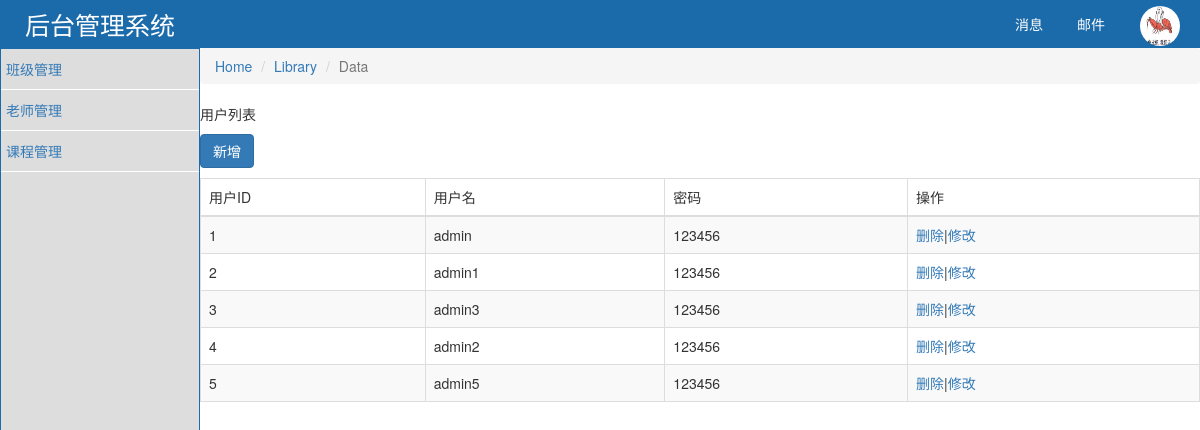
The page /classes/user on the database as committed earlier.
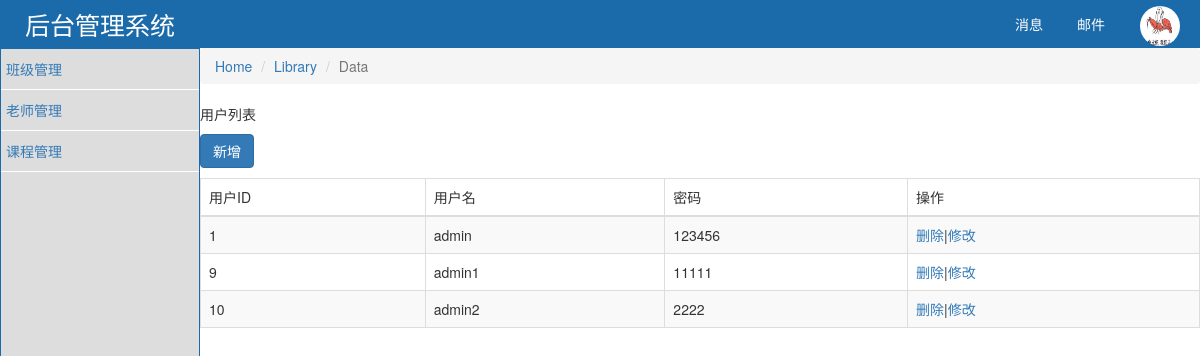
The same page on the database as committed later.
### classes/models.py (models this page shows)
class UserInfo(models.Model):
    nid = models.BigAutoField(primary_key=True)
    username = models.CharField(max_length=32)
    password = models.CharField(max_length=64)

### classes/views.py (the view)
def user(request):
    if request.method == 'GET':
        users = UserInfo.objects.all()
        return render(request, 'user.html', {'users': users})

### classes/templates/user.html (shortened to what this page needs)
{% extends 'base.html' %}
{% block xx %}
    <div style="width: 1000px;margin: auto">
        <p>用户列表</p>
        <div style="margin: 10px 0;">
        <a class="btn btn-primary" href="/classes/add_user/">新增</a>
        </div>
        <table class="table table-bordered table-striped table-hover">
            <thead>
                <tr>
                    <td>用户ID</td>
                    <td>用户名</td>
                    <td>密码</td>
                    <td>操作</td>
                </tr>
            </thead>
            <tbody>
                {% for user in users %}
                    <tr>
                        <td>{{ user.nid }}</td>
                        <td>{{ user.username }}</td>
                        <td>{{ user.password }}</td>
                        <td><a href="/classes/del_user/?nid={{ user.nid }}">删除</a>|<a href="/classes/edit_user/?nid={{ user.nid }}">修改</a></td>
                    </tr>
                {% endfor %}
            </tbody>
        </table>
    </div>
{% endblock %}

### classes/templates/base.html (shortened to what this page needs)
<!DOCTYPE html>
<html lang="en">
<head>
    <link rel="stylesheet" href="/static/plugins/bootstrap-3.3.7-dist/css/bootstrap.css"/>
    <link rel="stylesheet" href="/static/classes.css">
</head>
<body>
    <div class="pg-header">
        <div class="logo left">后台管理系统</div>
        <div class="avatar right" style="position: relative;">
            <img style="height: 40px;width: 40px" src="/static/images/timg.jpg">
        </div>
        <div class="rmenus right">
            <a>消息</a>
            <a>邮件</a>
        </div>
    </div>
    <div class="pg-body">
        <div class="menus" >
            <a>班级管理</a>
            <a>老师管理</a>
            <a>课程管理</a>
        </div>
    </div>
    <div class="content">
        <ol class="breadcrumb">
          <li><a href="#">Home</a></li>
          <li><a href="#">Library</a></li>
          <li class="active">Data</li>
        </ol>
        {% block xx %}{% endblock %}
    </div>
</body>
</html>

### static/classes.css (style rules this page uses)
body { margin: 0; }
.left { float: left; }
.right { float: right; }
.pg-header { background: #1B6AAA; height: 48px; min-width: 1190px; line-height: 48px; }
.pg-header .logo { color: white; font-size: 25px; width: 200px; text-align: center; }
.pg-header .rmenus a { color: white; display: inline-block; padding: 0 15px; }
.pg-header .avatar { padding: 0 20px; }
.pg-header .avatar img { border-radius: 50%; }
.menus { width: 200px; position: absolute; top: 48px; left: 0; bottom: 0; border: 1px solid #1B6AAA; background-color: #dddddd; }
.content { min-width: 990px; position: absolute; top: 48px; left: 200px; bottom: 0; right: 0; overflow: scroll; z-index: 99; }
.pg-body .menus a { display: block; padding: 10px 5px; border-bottom: 1px solid #ffffff; }

Rows that differ between the two databases and show on the page:
removed UserInfo: nid "2", username "admin1", password "123456"
removed UserInfo: nid "3", username "admin3", password "123456"
removed UserInfo: nid "4", username "admin2", password "123456"
removed UserInfo: nid "5", username "admin5", password "123456"
added UserInfo: nid "9", username "admin1", password "11111"
added UserInfo: nid "10", username "admin2", password "2222"
